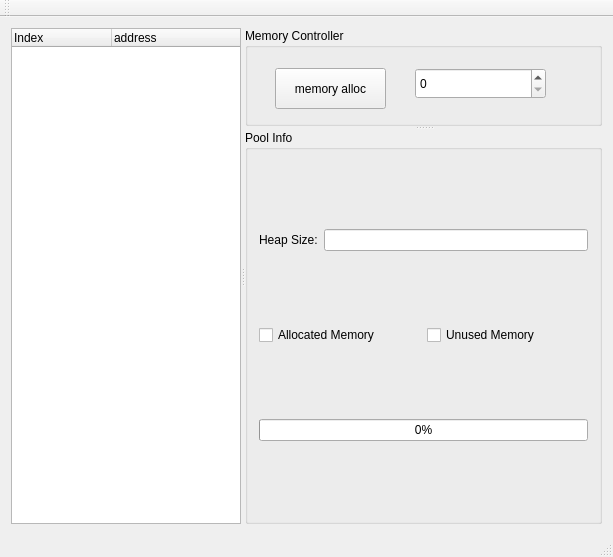
<?xml version="1.0" encoding="UTF-8"?>
<ui version="4.0">
 <class>MainWindow</class>
 <widget class="QMainWindow" name="MainWindow">
  <property name="geometry">
   <rect>
    <x>0</x>
    <y>0</y>
    <width>613</width>
    <height>557</height>
   </rect>
  </property>
  <property name="windowTitle">
   <string>MainWindow</string>
  </property>
  <widget class="QWidget" name="centralWidget">
   <layout class="QVBoxLayout" name="verticalLayout">
    <item>
     <widget class="QSplitter" name="splitter_2">
      <property name="orientation">
       <enum>Qt::Horizontal</enum>
      </property>
      <widget class="QTreeWidget" name="treeWidget">
       <property name="maximumSize">
        <size>
         <width>230</width>
         <height>16777215</height>
        </size>
       </property>
       <column>
        <property name="text">
         <string>Index</string>
        </property>
       </column>
       <column>
        <property name="text">
         <string>address</string>
        </property>
       </column>
      </widget>
      <widget class="QSplitter" name="splitter">
       <property name="orientation">
        <enum>Qt::Vertical</enum>
       </property>
       <widget class="QGroupBox" name="groupBox">
        <property name="title">
         <string>Memory Controller</string>
        </property>
        <widget class="QPushButton" name="pushButton">
         <property name="geometry">
          <rect>
           <x>30</x>
           <y>40</y>
           <width>111</width>
           <height>41</height>
          </rect>
         </property>
         <property name="text">
          <string>memory alloc</string>
         </property>
        </widget>
        <widget class="QPushButton" name="pushButton_2">
         <property name="geometry">
          <rect>
           <x>50</x>
           <y>140</y>
           <width>75</width>
           <height>41</height>
          </rect>
         </property>
         <property name="text">
          <string>PushButton</string>
         </property>
        </widget>
        <widget class="QSpinBox" name="spinBox">
         <property name="geometry">
          <rect>
           <x>170</x>
           <y>40</y>
           <width>131</width>
           <height>31</height>
          </rect>
         </property>
         <property name="maximum">
          <number>1024</number>
         </property>
        </widget>
       </widget>
       <widget class="QGroupBox" name="groupBox_2">
        <property name="title">
         <string>Pool Info</string>
        </property>
        <layout class="QVBoxLayout" name="verticalLayout_2">
         <item>
          <layout class="QHBoxLayout" name="horizontalLayout">
           <item>
            <widget class="QLabel" name="label">
             <property name="text">
              <string>Heap Size:</string>
             </property>
            </widget>
           </item>
           <item>
            <widget class="QLineEdit" name="lineEdit">
             <property name="readOnly">
              <bool>true</bool>
             </property>
            </widget>
           </item>
          </layout>
         </item>
         <item>
          <layout class="QHBoxLayout" name="horizontalLayout_2">
           <item>
            <widget class="QCheckBox" name="checkBox">
             <property name="autoFillBackground">
              <bool>false</bool>
             </property>
             <property name="styleSheet">
              <string notr="true"/>
             </property>
             <property name="text">
              <string>Allocated Memory</string>
             </property>
             <property name="checkable">
              <bool>false</bool>
             </property>
            </widget>
           </item>
           <item>
            <widget class="QCheckBox" name="checkBox_2">
             <property name="text">
              <string>Unused Memory</string>
             </property>
             <property name="checkable">
              <bool>false</bool>
             </property>
            </widget>
           </item>
          </layout>
         </item>
         <item>
          <widget class="QProgressBar" name="progressBar">
           <property name="value">
            <number>0</number>
           </property>
          </widget>
         </item>
        </layout>
       </widget>
      </widget>
     </widget>
    </item>
   </layout>
  </widget>
  <widget class="QMenuBar" name="menuBar">
   <property name="geometry">
    <rect>
     <x>0</x>
     <y>0</y>
     <width>613</width>
     <height>23</height>
    </rect>
   </property>
  </widget>
  <widget class="QToolBar" name="mainToolBar">
   <attribute name="toolBarArea">
    <enum>TopToolBarArea</enum>
   </attribute>
   <attribute name="toolBarBreak">
    <bool>false</bool>
   </attribute>
  </widget>
  <widget class="QStatusBar" name="statusBar"/>
 </widget>
 <layoutdefault spacing="6" margin="11"/>
 <resources/>
 <connections/>
</ui>
